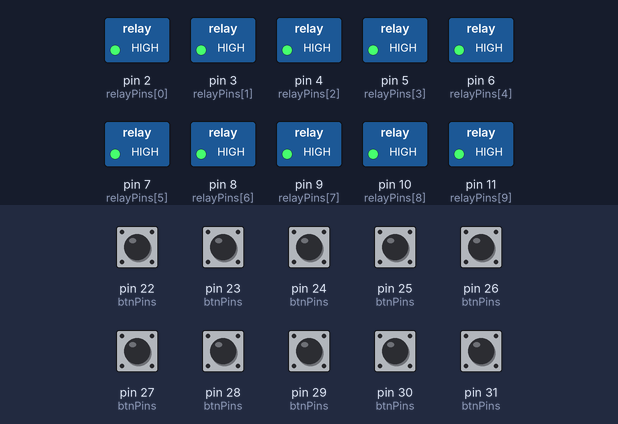
A sketch run on a simulated Arduino Mega 2560, built with avr-gcc and run on an emulated ATmega2560. Shown: switched loads named in the sketch (green lamp = pin HIGH). The test bench sets the inputs (shaded band); at power-on: pin 22 (btnPins), pin 23 (btnPins), pin 24 (btnPins), pin 25 (btnPins), pin 26 (btnPins), pin 27 (btnPins), pin 28 (btnPins), pin 29 (btnPins), pin 30 (btnPins), pin 31 (btnPins) HIGH.

Above: at 1.2 s.
1.3 s: pin 22 (btnPins) pulled LOW for 0.15 s
At 2.5 s:
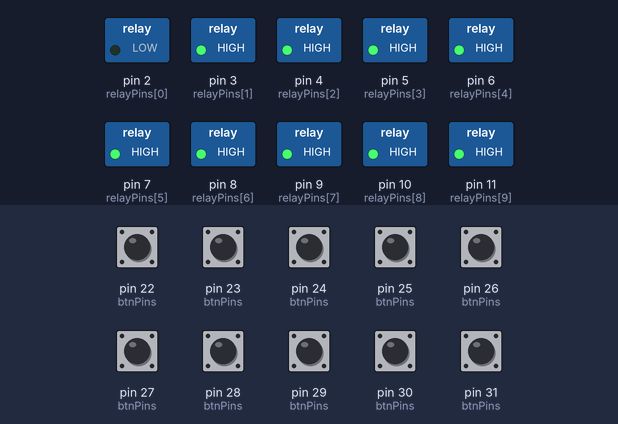
3.2 s: pin 23 (btnPins) pulled LOW for 0.15 s
At 3.9 s:
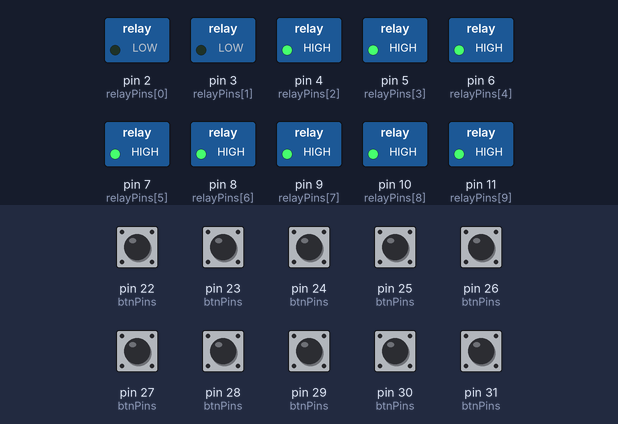
5.1 s: pin 24 (btnPins) pulled LOW for 0.15 s
At 6.6 s:
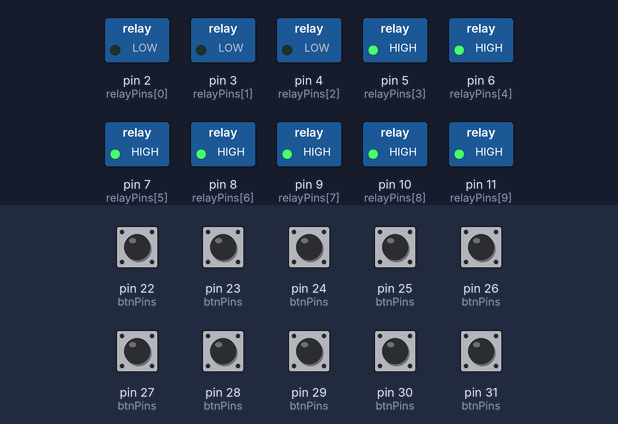
7.0 s: pin 25 (btnPins) pulled LOW for 0.15 s
At 8.0 s:
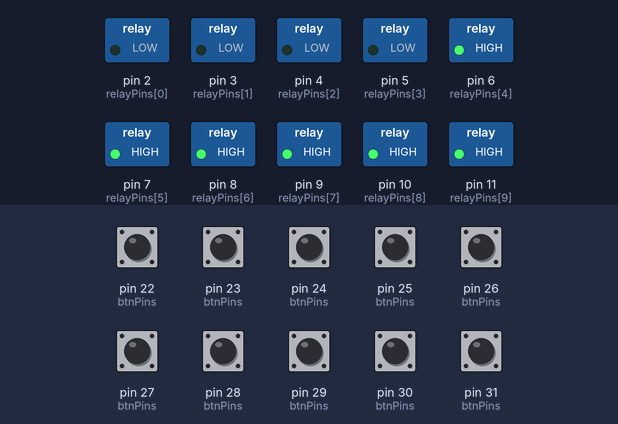
8.9 s: pin 26 (btnPins) pulled LOW for 0.15 s
At 10.5 s:
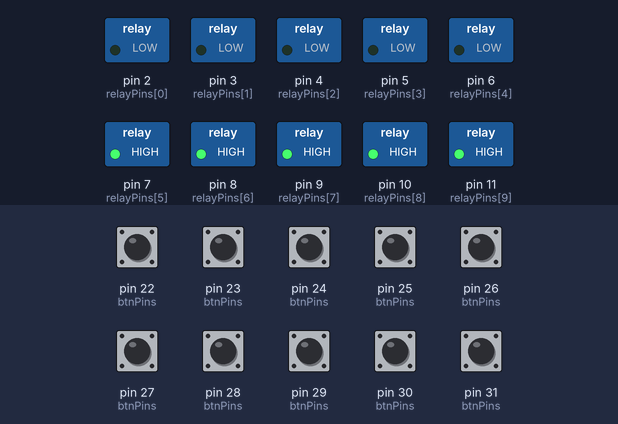
10.8 s: pin 27 (btnPins) pulled LOW for 0.15 s
At 12.1 s:
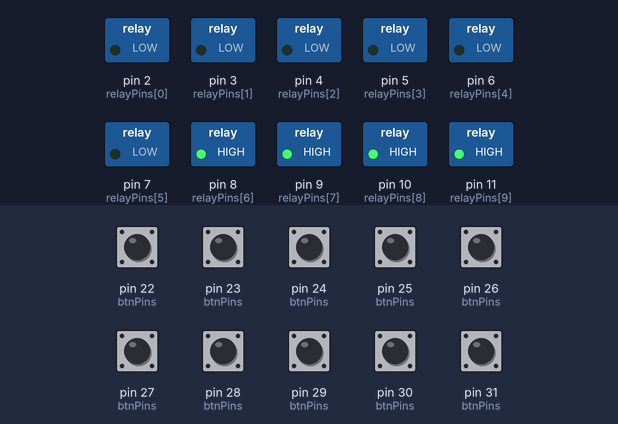
Timing chart, 0 to 13.7 s (numbered marks = the images above; inputs shaded):
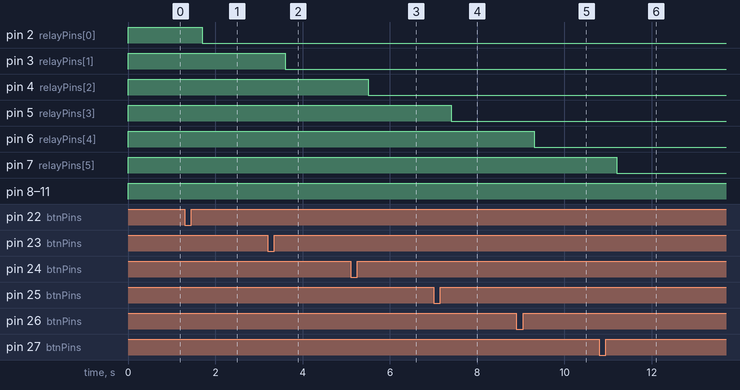

Measured:
- after the input at 1.3 s, pin 2 (relayPins[0]): HIGH → LOW after 0.40 s
- after the input at 3.2 s, pin 3 (relayPins[1]): HIGH → LOW after 0.40 s
- after the input at 5.1 s, pin 4 (relayPins[2]): HIGH → LOW after 0.40 s
- after the input at 7.0 s, pin 5 (relayPins[3]): HIGH → LOW after 0.40 s
- after the input at 8.9 s, pin 6 (relayPins[4]): HIGH → LOW after 0.40 s
- after the input at 10.8 s, pin 7 (relayPins[5]): HIGH → LOW after 0.40 s

The sketch:

noduino.ino
```cpp
#include "ClickButton.h"

const int count = 10;

// relay
const int relayPins[count] = {	2,	3,	4,	5,	6,	7,	8,	9,	10,	11 };

// relayStates
int states[count] =          {	1,	1,	1,	1,	1,	1,	1,	1,	1,	1  };

// ButtonPins
const int btnPins[count] =   {	22,	23,	24,	25,	26,	27,	28,	29,	30,	31 };

int lampFunctions[count] =   {  0,      0,      0,      0,      0,      0,      0,      0,      0,      0  };

ClickButton buttons[count] = {
  ClickButton (btnPins[0], LOW, CLICKBTN_PULLUP),
  ClickButton (btnPins[1], LOW, CLICKBTN_PULLUP),
  ClickButton (btnPins[2], LOW, CLICKBTN_PULLUP),
  ClickButton (btnPins[3], LOW, CLICKBTN_PULLUP),
  ClickButton (btnPins[4], LOW, CLICKBTN_PULLUP),
  ClickButton (btnPins[5], LOW, CLICKBTN_PULLUP),
  ClickButton (btnPins[6], LOW, CLICKBTN_PULLUP),
  ClickButton (btnPins[7], LOW, CLICKBTN_PULLUP),
  ClickButton (btnPins[8], LOW, CLICKBTN_PULLUP),
  ClickButton (btnPins[9], LOW, CLICKBTN_PULLUP),
};
void setup()
{
  for (int i=0; i<count; i++) {
    pinMode(relayPins[i], OUTPUT);
    buttons[i].debounceTime   = 20;
    buttons[i].multiclickTime = 250;
    buttons[i].longClickTime  = 1000;
  }
}


void loop()
{
  for (int i=0; i<count; i++) {
    buttons[i].Update();

    if (buttons[i].clicks != 0) lampFunctions[i] = buttons[i].clicks;

    if(buttons[i].clicks == 1) states[i] = !states[i];
    if(lampFunctions[i] == 2) {}
    if(lampFunctions[i] == 3) {}
    if(lampFunctions[i] == -1) {}
    if(lampFunctions[i] == -2) {}
    if(lampFunctions[i] == -3)
      for (int j=0; j<count; j++) {
        states[j] = 1;
      }
  }

  for (int i=0; i<count; i++)
  {
    digitalWrite(relayPins[i],states[i]);
  }
}
```
